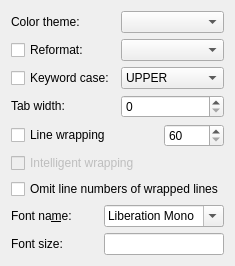
       <widget class="QWidget" name="page_formatting">
        <attribute name="title">
         <string>Formatting</string>
        </attribute>
        <layout class="QVBoxLayout" name="verticalLayout_6">
         <item>
          <layout class="QHBoxLayout" name="horizontalLayout_3">
           <item>
            <widget class="QLabel" name="label_5">
             <property name="sizePolicy">
              <sizepolicy hsizetype="Minimum" vsizetype="Minimum">
               <horstretch>0</horstretch>
               <verstretch>0</verstretch>
              </sizepolicy>
             </property>
             <property name="text">
              <string>Color theme:</string>
             </property>
             <property name="buddy">
              <cstring>comboTheme</cstring>
             </property>
            </widget>
           </item>
           <item>
            <widget class="QComboBox" name="comboTheme">
             <property name="sizePolicy">
              <sizepolicy hsizetype="Minimum" vsizetype="Fixed">
               <horstretch>0</horstretch>
               <verstretch>0</verstretch>
              </sizepolicy>
             </property>
             <property name="maximumSize">
              <size>
               <width>120</width>
               <height>16777215</height>
              </size>
             </property>
             <property name="toolTip">
              <string>Select a colour theme.</string>
             </property>
             <property name="currentIndex">
              <number>-1</number>
             </property>
            </widget>
           </item>
          </layout>
         </item>
         <item>
          <layout class="QHBoxLayout" name="horizontalLayout_4">
           <item>
            <widget class="QCheckBox" name="cbReformat">
             <property name="toolTip">
              <string>Reformat and indent your code.
This feature is enabled tor C, C++, C# and Java code.</string>
             </property>
             <property name="text">
              <string>Reformat:</string>
             </property>
            </widget>
           </item>
           <item>
            <widget class="QComboBox" name="comboReformat">
             <property name="sizePolicy">
              <sizepolicy hsizetype="Minimum" vsizetype="Fixed">
               <horstretch>0</horstretch>
               <verstretch>0</verstretch>
              </sizepolicy>
             </property>
             <property name="maximumSize">
              <size>
               <width>120</width>
               <height>16777215</height>
              </size>
             </property>
             <property name="toolTip">
              <string>Choose a formatting scheme.</string>
             </property>
             <property name="maxVisibleItems">
              <number>10</number>
             </property>
            </widget>
           </item>
          </layout>
         </item>
         <item>
          <layout class="QHBoxLayout" name="horizontalLayout_5">
           <item>
            <widget class="QCheckBox" name="cbKwCase">
             <property name="toolTip">
              <string>Change the keyword case.</string>
             </property>
             <property name="text">
              <string>Keyword case:</string>
             </property>
            </widget>
           </item>
           <item>
            <widget class="QComboBox" name="comboKwCase">
             <property name="sizePolicy">
              <sizepolicy hsizetype="Minimum" vsizetype="Fixed">
               <horstretch>0</horstretch>
               <verstretch>0</verstretch>
              </sizepolicy>
             </property>
             <property name="maximumSize">
              <size>
               <width>120</width>
               <height>16777215</height>
              </size>
             </property>
             <property name="toolTip">
              <string>Select a keyword case.</string>
             </property>
             <item>
              <property name="text">
               <string>UPPER</string>
              </property>
             </item>
             <item>
              <property name="text">
               <string>lower</string>
              </property>
             </item>
             <item>
              <property name="text">
               <string>Capitalize</string>
              </property>
             </item>
            </widget>
           </item>
          </layout>
         </item>
         <item>
          <layout class="QHBoxLayout" name="horizontalLayout_6">
           <item>
            <widget class="QLabel" name="label_6">
             <property name="sizePolicy">
              <sizepolicy hsizetype="Minimum" vsizetype="Fixed">
               <horstretch>0</horstretch>
               <verstretch>0</verstretch>
              </sizepolicy>
             </property>
             <property name="text">
              <string>Tab width:</string>
             </property>
             <property name="buddy">
              <cstring>sbTabWidth</cstring>
             </property>
            </widget>
           </item>
           <item>
            <widget class="QSpinBox" name="sbTabWidth">
             <property name="maximumSize">
              <size>
               <width>120</width>
               <height>16777215</height>
              </size>
             </property>
             <property name="toolTip">
              <string>Enter the number of spaces which replace a tab.
Set the width to 0 to keep tabs.</string>
             </property>
             <property name="maximum">
              <number>10</number>
             </property>
            </widget>
           </item>
          </layout>
         </item>
         <item>
          <layout class="QGridLayout" name="gridLayout_2">
           <item row="0" column="0">
            <widget class="QCheckBox" name="cbWrapping">
             <property name="toolTip">
              <string>Enable line wrapping.</string>
             </property>
             <property name="text">
              <string>Line wrapping</string>
             </property>
            </widget>
           </item>
           <item row="0" column="1">
            <widget class="QSpinBox" name="sbLineLength">
             <property name="maximumSize">
              <size>
               <width>60</width>
               <height>16777215</height>
              </size>
             </property>
             <property name="toolTip">
              <string>Enter the maximum line length.</string>
             </property>
             <property name="minimum">
              <number>60</number>
             </property>
             <property name="maximum">
              <number>120</number>
             </property>
             <property name="singleStep">
              <number>2</number>
             </property>
            </widget>
           </item>
           <item row="1" column="0" colspan="2">
            <widget class="QCheckBox" name="cbAdvWrapping">
             <property name="enabled">
              <bool>false</bool>
             </property>
             <property name="toolTip">
              <string>Indent statements and function parameters after wrapping.</string>
             </property>
             <property name="text">
              <string>Intelligent wrapping</string>
             </property>
            </widget>
           </item>
           <item row="2" column="0" colspan="2">
            <widget class="QCheckBox" name="cbOmitWrappedLineNumbers">
             <property name="toolTip">
              <string>Do not add line numbering to lines which were automatically wrapped.</string>
             </property>
             <property name="text">
              <string>Omit line numbers of wrapped lines</string>
             </property>
            </widget>
           </item>
          </layout>
         </item>
         <item>
          <layout class="QGridLayout" name="gridLayout_9">
           <item row="0" column="0">
            <widget class="QLabel" name="label_23">
             <property name="text">
              <string>Font na&amp;me:</string>
             </property>
             <property name="buddy">
              <cstring>comboFontName</cstring>
             </property>
            </widget>
           </item>
           <item row="0" column="1">
            <widget class="QFontComboBox" name="comboFontName">
             <property name="maximumSize">
              <size>
               <width>120</width>
               <height>16777215</height>
              </size>
             </property>
             <property name="font">
              <font>
               <family>MS Shell Dlg 2</family>
              </font>
             </property>
             <property name="toolTip">
              <string>Select or enter the font name. HTML supports a list of fonts, separated with comma.</string>
             </property>
             <property name="currentFont">
              <font>
               <family>Courier New</family>
              </font>
             </property>
            </widget>
           </item>
           <item row="1" column="0">
            <widget class="QLabel" name="label_4">
             <property name="text">
              <string>Font size:</string>
             </property>
             <property name="buddy">
              <cstring>leFontSize</cstring>
             </property>
            </widget>
           </item>
           <item row="1" column="1">
            <widget class="QLineEdit" name="leFontSize">
             <property name="sizePolicy">
              <sizepolicy hsizetype="Preferred" vsizetype="Fixed">
               <horstretch>0</horstretch>
               <verstretch>0</verstretch>
              </sizepolicy>
             </property>
             <property name="maximumSize">
              <size>
               <width>120</width>
               <height>16777215</height>
              </size>
             </property>
             <property name="toolTip">
              <string>Enter the font size.</string>
             </property>
            </widget>
           </item>
          </layout>
         </item>
        </layout>
       </widget>
